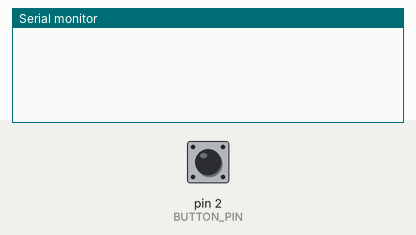
Simulated run of this sketch. Board: Arduino Uno, built with avr-gcc and run on an emulated ATmega328P. Parts: the last lines printed to the serial monitor. The test bench sets the inputs (shaded band); at power-on: pin 2 (BUTTON_PIN) LOW.

Above: at 1.2 s.
1.3 s: pin 2 (BUTTON_PIN) pulled HIGH for 0.15 s
At 2.1 s:
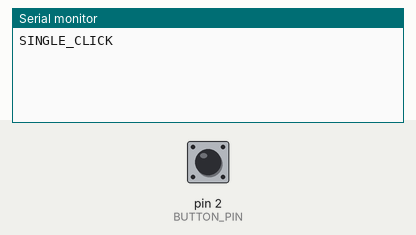
3.2 s: pin 2 (BUTTON_PIN) pulled HIGH for 1 s
At 4.6 s:
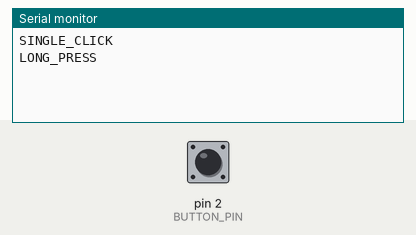

Measured:
- after the input at 1.3 s, the serial monitor: prints a new line after 0.43 s (image 1)
- after the input at 3.2 s, the serial monitor: prints a new line after 1.1 s (image 2)

The sketch:

main.ino
```cpp
#include "ButtonController.h"

const int BUTTON_PIN = 2;

ButtonController button(BUTTON_PIN);

void setup() {
    Serial.begin(9600);
    button.setup();
}

void loop() {
    ButtonState state = button.update();
    switch (state) {
        case IDLE:
            // Serial.println("IDLE");
            break;
        case SINGLE_CLICK:
            Serial.println("SINGLE_CLICK");
            break;
        case DOUBLE_CLICK:
            Serial.println("DOUBLE_CLICK");
            break;
        case LONG_PRESS:
            Serial.println("LONG_PRESS");
            break;
    }
    delay(10);
}
```

ButtonController.cpp
```cpp
#include "ButtonController.h"

// Constructor
ButtonController::ButtonController(int buttonPin) {
    pin = buttonPin;
}

void ButtonController::setup() {
    pinMode(pin, INPUT);
}

ButtonState ButtonController::update() {

    currentState = IDLE;

    int reading = digitalRead(pin);
    if (reading != lastButtonState) {
        lastDebounceTime = millis();
    }

    if ((millis() - lastDebounceTime) > debounceDelay) {
        if (reading != buttonState) {
            buttonState = reading;
            if (buttonState == HIGH) {
                buttonPressTime = millis();
            } else {
                unsigned long pressDuration = millis() - buttonPressTime;
                if (pressDuration > longPressThreshold) {
                    currentState = LONG_PRESS;
                } else {
                    clickCount++;
                    lastClickTime = millis();
                }
            }
        }
    }

    lastButtonState = reading;

    if ((millis() - lastClickTime) > clickTimeout) {
        if (clickCount == 1) {
            currentState = SINGLE_CLICK;
        } else if (clickCount == 2) {
            currentState = DOUBLE_CLICK;
        }
        clickCount = 0;
    }


    return currentState;
}
```

ButtonController.h
```cpp
#ifndef BUTTONCONTROLLER_H
#define BUTTONCONTROLLER_H

#include <Arduino.h>

enum ButtonState {
    IDLE,
    SINGLE_CLICK,
    DOUBLE_CLICK,
    LONG_PRESS
};

class ButtonController {
public:
    // Constructor(s) and destructor
    ButtonController(int pin);

    // Declaration of member functions
    void setup();
    ButtonState update();

private:
    int pin;
    const int debounceDelay = 30;

    bool buttonState = LOW;
    bool lastButtonState = LOW;
    unsigned long lastDebounceTime = 0;

    ButtonState currentState = IDLE;

    unsigned long buttonPressTime = 0;
    unsigned long clickTimeout = 240; // Time allowed between clicks for double-click
    unsigned long longPressThreshold = 600; // Time threshold for a long press
    unsigned long lastClickTime = 0;
    int clickCount = 0;
};

#endif
```
